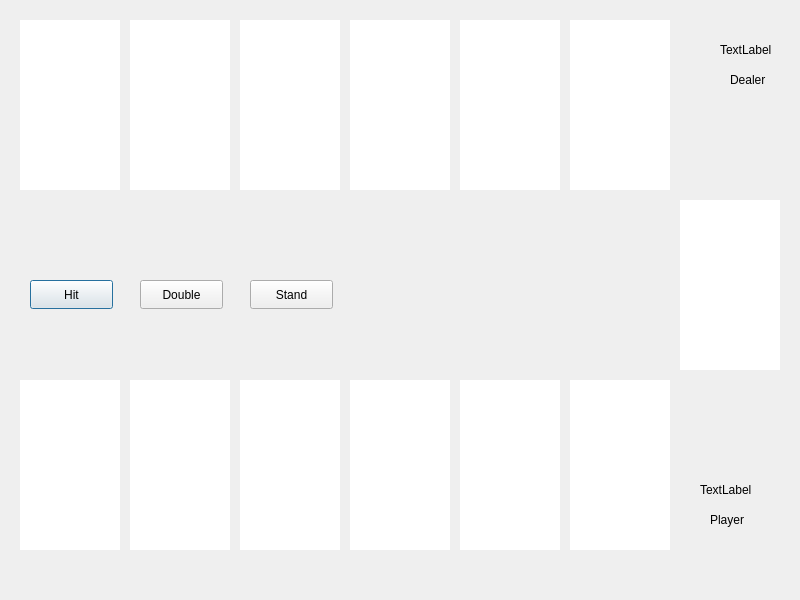
<?xml version="1.0" encoding="UTF-8"?>
<ui version="4.0">
 <class>Game</class>
 <widget class="QDialog" name="Game">
  <property name="geometry">
   <rect>
    <x>0</x>
    <y>0</y>
    <width>800</width>
    <height>600</height>
   </rect>
  </property>
  <property name="windowTitle">
   <string>Dialog</string>
  </property>
  <widget class="QPushButton" name="pushButton">
   <property name="geometry">
    <rect>
     <x>30</x>
     <y>280</y>
     <width>83</width>
     <height>29</height>
    </rect>
   </property>
   <property name="text">
    <string>Hit</string>
   </property>
  </widget>
  <widget class="QPushButton" name="pushButton_2">
   <property name="geometry">
    <rect>
     <x>250</x>
     <y>280</y>
     <width>83</width>
     <height>29</height>
    </rect>
   </property>
   <property name="text">
    <string>Stand</string>
   </property>
  </widget>
  <widget class="QPushButton" name="pushButton_3">
   <property name="geometry">
    <rect>
     <x>140</x>
     <y>280</y>
     <width>83</width>
     <height>29</height>
    </rect>
   </property>
   <property name="text">
    <string>Double</string>
   </property>
  </widget>
  <widget class="QLabel" name="labelDealer">
   <property name="geometry">
    <rect>
     <x>720</x>
     <y>40</y>
     <width>63</width>
     <height>20</height>
    </rect>
   </property>
   <property name="text">
    <string>TextLabel</string>
   </property>
  </widget>
  <widget class="QLabel" name="label_2">
   <property name="geometry">
    <rect>
     <x>730</x>
     <y>70</y>
     <width>63</width>
     <height>20</height>
    </rect>
   </property>
   <property name="text">
    <string>Dealer</string>
   </property>
  </widget>
  <widget class="QLabel" name="labelPlayer">
   <property name="geometry">
    <rect>
     <x>700</x>
     <y>480</y>
     <width>63</width>
     <height>20</height>
    </rect>
   </property>
   <property name="text">
    <string>TextLabel</string>
   </property>
  </widget>
  <widget class="QLabel" name="label_4">
   <property name="geometry">
    <rect>
     <x>710</x>
     <y>510</y>
     <width>63</width>
     <height>20</height>
    </rect>
   </property>
   <property name="text">
    <string>Player</string>
   </property>
  </widget>
  <widget class="QLabel" name="imgPlayer1">
   <property name="geometry">
    <rect>
     <x>20</x>
     <y>380</y>
     <width>100</width>
     <height>170</height>
    </rect>
   </property>
   <property name="styleSheet">
    <string notr="true">background-color: rgb(255, 255, 255);</string>
   </property>
   <property name="text">
    <string/>
   </property>
  </widget>
  <widget class="QLabel" name="imgPlayer2">
   <property name="geometry">
    <rect>
     <x>130</x>
     <y>380</y>
     <width>100</width>
     <height>170</height>
    </rect>
   </property>
   <property name="styleSheet">
    <string notr="true">background-color: rgb(255, 255, 255);</string>
   </property>
   <property name="text">
    <string/>
   </property>
  </widget>
  <widget class="QLabel" name="imgPlayer3">
   <property name="geometry">
    <rect>
     <x>240</x>
     <y>380</y>
     <width>100</width>
     <height>170</height>
    </rect>
   </property>
   <property name="styleSheet">
    <string notr="true">background-color: rgb(255, 255, 255);</string>
   </property>
   <property name="text">
    <string/>
   </property>
  </widget>
  <widget class="QLabel" name="imgPlayer6">
   <property name="geometry">
    <rect>
     <x>570</x>
     <y>380</y>
     <width>100</width>
     <height>170</height>
    </rect>
   </property>
   <property name="styleSheet">
    <string notr="true">background-color: rgb(255, 255, 255);</string>
   </property>
   <property name="text">
    <string/>
   </property>
  </widget>
  <widget class="QLabel" name="imgPlayer4">
   <property name="geometry">
    <rect>
     <x>350</x>
     <y>380</y>
     <width>100</width>
     <height>170</height>
    </rect>
   </property>
   <property name="styleSheet">
    <string notr="true">background-color: rgb(255, 255, 255);</string>
   </property>
   <property name="text">
    <string/>
   </property>
  </widget>
  <widget class="QLabel" name="imgPlayer5">
   <property name="geometry">
    <rect>
     <x>460</x>
     <y>380</y>
     <width>100</width>
     <height>170</height>
    </rect>
   </property>
   <property name="styleSheet">
    <string notr="true">background-color: rgb(255, 255, 255);</string>
   </property>
   <property name="text">
    <string/>
   </property>
  </widget>
  <widget class="QLabel" name="imgDealer5">
   <property name="geometry">
    <rect>
     <x>460</x>
     <y>20</y>
     <width>100</width>
     <height>170</height>
    </rect>
   </property>
   <property name="styleSheet">
    <string notr="true">background-color: rgb(255, 255, 255);</string>
   </property>
   <property name="text">
    <string/>
   </property>
  </widget>
  <widget class="QLabel" name="imgDealer1">
   <property name="geometry">
    <rect>
     <x>20</x>
     <y>20</y>
     <width>100</width>
     <height>170</height>
    </rect>
   </property>
   <property name="styleSheet">
    <string notr="true">background-color: rgb(255, 255, 255);</string>
   </property>
   <property name="text">
    <string/>
   </property>
  </widget>
  <widget class="QLabel" name="imgDealer2">
   <property name="geometry">
    <rect>
     <x>130</x>
     <y>20</y>
     <width>100</width>
     <height>170</height>
    </rect>
   </property>
   <property name="styleSheet">
    <string notr="true">background-color: rgb(255, 255, 255);</string>
   </property>
   <property name="text">
    <string/>
   </property>
  </widget>
  <widget class="QLabel" name="imgDealer6">
   <property name="geometry">
    <rect>
     <x>570</x>
     <y>20</y>
     <width>100</width>
     <height>170</height>
    </rect>
   </property>
   <property name="styleSheet">
    <string notr="true">background-color: rgb(255, 255, 255);</string>
   </property>
   <property name="text">
    <string/>
   </property>
  </widget>
  <widget class="QLabel" name="imgDealer4">
   <property name="geometry">
    <rect>
     <x>350</x>
     <y>20</y>
     <width>100</width>
     <height>170</height>
    </rect>
   </property>
   <property name="styleSheet">
    <string notr="true">background-color: rgb(255, 255, 255);</string>
   </property>
   <property name="text">
    <string/>
   </property>
  </widget>
  <widget class="QLabel" name="imgDealer3">
   <property name="geometry">
    <rect>
     <x>240</x>
     <y>20</y>
     <width>100</width>
     <height>170</height>
    </rect>
   </property>
   <property name="styleSheet">
    <string notr="true">background-color: rgb(255, 255, 255);</string>
   </property>
   <property name="text">
    <string/>
   </property>
  </widget>
  <widget class="QLabel" name="imgBackCard">
   <property name="geometry">
    <rect>
     <x>680</x>
     <y>200</y>
     <width>100</width>
     <height>170</height>
    </rect>
   </property>
   <property name="styleSheet">
    <string notr="true">background-color: rgb(255, 255, 255);</string>
   </property>
   <property name="text">
    <string/>
   </property>
  </widget>
  <zorder>imgBackCard</zorder>
  <zorder>pushButton</zorder>
  <zorder>pushButton_2</zorder>
  <zorder>pushButton_3</zorder>
  <zorder>labelDealer</zorder>
  <zorder>label_2</zorder>
  <zorder>labelPlayer</zorder>
  <zorder>label_4</zorder>
  <zorder>imgPlayer1</zorder>
  <zorder>imgPlayer2</zorder>
  <zorder>imgPlayer5</zorder>
  <zorder>imgPlayer3</zorder>
  <zorder>imgPlayer6</zorder>
  <zorder>imgPlayer4</zorder>
  <zorder>imgDealer4</zorder>
  <zorder>imgDealer3</zorder>
  <zorder>imgDealer1</zorder>
  <zorder>imgDealer5</zorder>
  <zorder>imgDealer6</zorder>
  <zorder>imgDealer2</zorder>
 </widget>
 <resources/>
 <connections/>
</ui>
